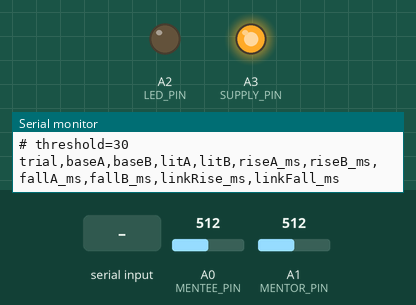
Recording of a sketch running on a simulated Arduino Uno, built with avr-gcc and run on an emulated ATmega328P. On the bench: output pins drawn as LEDs (lit = HIGH), the last lines printed to the serial monitor. The test bench sets the inputs (shaded band); at power-on: A0 (MENTEE_PIN) = 512, A1 (MENTOR_PIN) = 512. Random numbers use the default seed unless the sketch sets one.

Above: at 1.2 s.
1.3 s: "b" received over Serial
4.1 s: "x" received over Serial
6.7 s: "90,45\n" received over Serial
At 11.8 s:
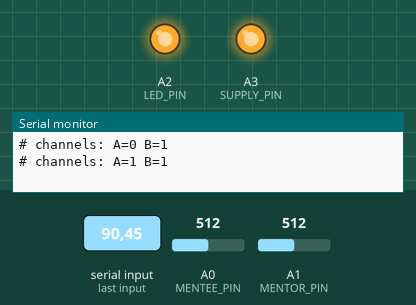
Timing chart, 0 to 13.3 s (numbered marks = the images above; inputs shaded):
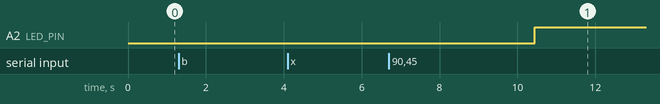

The sketch:

endoscope_latency.ino
```cpp
// Endoscope display-latency probe (both edges)
// Two TEMT6000 light sensors on the screens, white LED in the endoscope's field of view.
//
//   A0  <- SIG of TEMT6000 taped to the LOCAL (mentee) screen
//   A1  <- SIG of TEMT6000 taped to the MENTOR screen
//   A2  -> white LED (+ series resistor to GND), placed in the endoscope's field of view
//   A3  -> held HIGH as a 5 V supply for a second sensor's VCC (a TEMT6000 draws under 1 mA)
//
// Each trial:
//   1. LED off for DARK_MS + random 0..JITTER_MS, measure the dark level       (base)
//   2. LED on  -> time until each screen rises above  base + threshold        (rise, ON edge)
//   3. LED on for LIT_MS + random 0..JITTER_MS so exposure settles, measure    (lit)
//   4. LED off -> time until each screen falls below (lit + base) / 2         (fall, OFF edge)
// A fall is only attempted on a channel whose lit level is at least MIN_SWING above base.
//
// Prints one CSV line per trial at 115200 baud (nan = not detected within 5 s):
//   trial,baseA,baseB,litA,litB,riseA_ms,riseB_ms,fallA_ms,fallB_ms,linkRise_ms,linkFall_ms
// riseA_ms / riseB_ms = LED-on  to mentee / mentor screen bright  (glass-to-glass)
// fallA_ms / fallB_ms = LED-off to mentee / mentor screen dark
// linkRise_ms = riseB - riseA, linkFall_ms = fallB - fallA = delay added by the telementoring link
//
// Serial commands (115200 baud):
//   r      raw mode, LED off: streams "raw,A0,A1" 10x/s for positioning the sensors
//   l      raw mode, LED held on: use it to find the LED's spot in the video and slide the sensor onto it
//   m      back to measurement mode
//   t<n>   set detection threshold to n ADC counts above baseline, e.g. t80
//   a / b / x   measure only sensor A (A0), only sensor B (A1), or both (default)
//   z      restart trial numbering at 1

const int LED_PIN    = A2;   // A2 used as a digital output
const int MENTEE_PIN = A0;
const int MENTOR_PIN = A1;
const int SUPPLY_PIN = A3;   // spare 5 V output for a sensor's VCC

int threshold = 30;                           // ADC counts above dark level (0..1023). 30 suits a black endoscope view; 80+ if desktop content is under a sensor
const int CONFIRM = 3;                        // consecutive samples past the level to count as detected
const int MIN_SWING = 4;                      // minimum lit-minus-dark swing (ADC counts) to attempt the OFF edge
const unsigned long DARK_MS    = 2500;        // LED off time so both screens settle to dark
const unsigned long LIT_MS     = 2500;        // LED on time so both screens / camera exposure settle
const unsigned long TIMEOUT_US = 5000000UL;   // give up on an edge after 5 s
const long JITTER_MS = 200;                   // random 0..JITTER_MS added before each edge so it lands at a random video-frame phase

bool rawMode = false;
bool useA = true, useB = true;                // which channels a trial waits on
unsigned long trial = 0;

int readAvg(int pin, int n) {
  long sum = 0;
  for (int i = 0; i < n; i++) sum += analogRead(pin);
  return (int)(sum / n);
}

void printHeader() {
  Serial.println(F("trial,baseA,baseB,litA,litB,riseA_ms,riseB_ms,fallA_ms,fallB_ms,linkRise_ms,linkFall_ms"));
}

void handleSerial() {
  while (Serial.available()) {
    char c = Serial.read();
    if (c == 'r' || c == 'l') {
      rawMode = true;
      digitalWrite(LED_PIN, c == 'l' ? HIGH : LOW);
      Serial.print(F("# raw mode, LED ")); Serial.print(c == 'l' ? F("ON") : F("off"));
      Serial.println(F(": raw,A0,A1  (send m to measure)"));
    } else if (c == 'm') {
      rawMode = false;
      Serial.println(F("# measure mode"));
      printHeader();
    } else if (c == 't') {
      int v = Serial.parseInt();
      if (v > 0) threshold = v;
      Serial.print(F("# threshold=")); Serial.println(threshold);
    } else if (c == 'a' || c == 'b' || c == 'x') {
      useA = (c != 'b'); useB = (c != 'a');
      Serial.print(F("# channels: A=")); Serial.print(useA); Serial.print(F(" B=")); Serial.println(useB);
    } else if (c == 'z') {
      trial = 0;                                // restart trial numbering (sent by the app at the start of a run)
      Serial.println(F("# trial counter reset"));
    }
  }
}

// Poll both sensors until each enabled channel crosses its level for CONFIRM samples.
// dir > 0: rising (reading > level); dir < 0: falling (reading < level).
// tA/tB receive the micros() of the first confirming sample, or 0 if not detected.
void waitEdge(bool enA, int levelA, bool enB, int levelB, int dir, unsigned long t0,
              unsigned long &tA, unsigned long &tB) {
  tA = 0; tB = 0;
  unsigned long firstA = 0, firstB = 0;
  int cntA = 0, cntB = 0;
  while (((enA && tA == 0) || (enB && tB == 0)) && (micros() - t0) < TIMEOUT_US) {
    if (Serial.available()) break;            // a typed command abandons the trial
    int a = analogRead(MENTEE_PIN);
    unsigned long ta = micros();
    int b = analogRead(MENTOR_PIN);
    unsigned long tb = micros();
    bool hitA = (dir > 0) ? (a > levelA) : (a < levelA);
    bool hitB = (dir > 0) ? (b > levelB) : (b < levelB);
    if (enA && tA == 0) {
      if (hitA) { if (cntA == 0) firstA = ta; if (++cntA >= CONFIRM) tA = firstA; }
      else cntA = 0;
    }
    if (enB && tB == 0) {
      if (hitB) { if (cntB == 0) firstB = tb; if (++cntB >= CONFIRM) tB = firstB; }
      else cntB = 0;
    }
  }
}

void printMs(unsigned long t, unsigned long t0) {
  if (t) Serial.print((t - t0) / 1000.0, 2); else Serial.print(F("nan"));
}
void printDiff(unsigned long tb, unsigned long ta) {
  if (ta && tb) Serial.print(((long)(tb - ta)) / 1000.0, 2); else Serial.print(F("nan"));
}

void setup() {
  pinMode(LED_PIN, OUTPUT);
  digitalWrite(LED_PIN, LOW);
  pinMode(SUPPLY_PIN, OUTPUT);
  digitalWrite(SUPPLY_PIN, HIGH);
  Serial.begin(115200);
  Serial.setTimeout(50);
  randomSeed(analogRead(A4) ^ (analogRead(A5) << 5) ^ micros());  // A4/A5 unconnected
  Serial.print(F("# endoscope latency probe, both edges  (A0=mentee, A1=mentor, A2=LED), random edge delay 0-"));
  Serial.print(JITTER_MS); Serial.println(F(" ms"));
  Serial.println(F("# commands: r=raw (LED off), l=raw (LED on), m=measure, t<n>=threshold, a/b/x=channel A/B/both"));
  Serial.print(F("# threshold=")); Serial.println(threshold);
  printHeader();
}

void loop() {
  handleSerial();

  if (rawMode) {
    Serial.print(F("raw,"));
    Serial.print(analogRead(MENTEE_PIN)); Serial.print(',');
    Serial.println(analogRead(MENTOR_PIN));
    delay(100);
    return;
  }

  // 1. dark phase
  digitalWrite(LED_PIN, LOW);
  delay(DARK_MS + random(JITTER_MS + 1));
  int baseA = readAvg(MENTEE_PIN, 8);
  int baseB = readAvg(MENTOR_PIN, 8);

  // 2. ON edge
  unsigned long t0 = micros();
  digitalWrite(LED_PIN, HIGH);
  unsigned long riseA, riseB;
  waitEdge(useA, baseA + threshold, useB, baseB + threshold, +1, t0, riseA, riseB);
  if (Serial.available()) return;

  // 3. lit phase
  delay(LIT_MS + random(JITTER_MS + 1));
  int litA = readAvg(MENTEE_PIN, 8);
  int litB = readAvg(MENTOR_PIN, 8);
  bool okA = useA && (litA - baseA) >= MIN_SWING;
  bool okB = useB && (litB - baseB) >= MIN_SWING;

  // 4. OFF edge
  unsigned long t1 = micros();
  digitalWrite(LED_PIN, LOW);
  unsigned long fallA, fallB;
  waitEdge(okA, (litA + baseA) / 2, okB, (litB + baseB) / 2, -1, t1, fallA, fallB);
  if (Serial.available()) return;

  // report
  trial++;
  Serial.print(trial); Serial.print(',');
  Serial.print(baseA); Serial.print(',');
  Serial.print(baseB); Serial.print(',');
  Serial.print(litA);  Serial.print(',');
  Serial.print(litB);  Serial.print(',');
  printMs(riseA, t0);  Serial.print(',');
  printMs(riseB, t0);  Serial.print(',');
  printMs(fallA, t1);  Serial.print(',');
  printMs(fallB, t1);  Serial.print(',');
  printDiff(riseB, riseA); Serial.print(',');
  printDiff(fallB, fallA); Serial.println();
}
```
